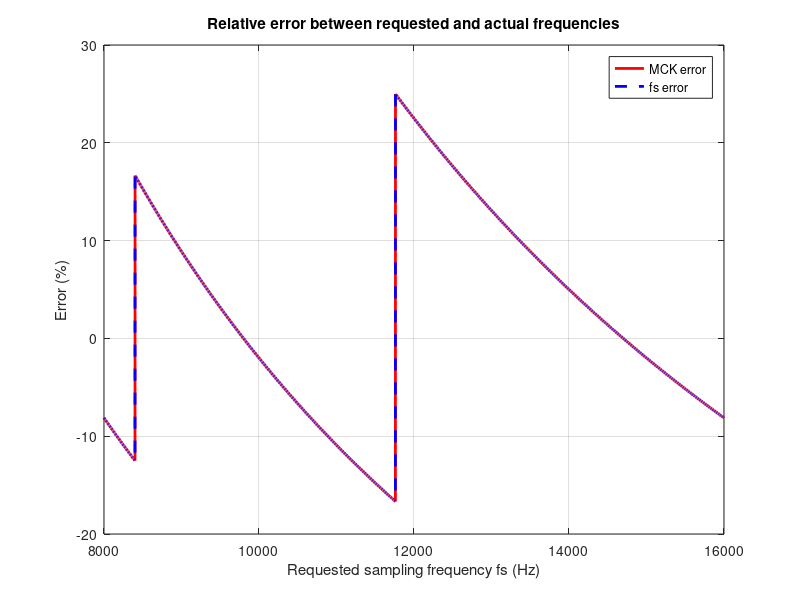

The MATLAB script that drew this image:
f_arr = zeros(1, 8001);
MCK_err_arr = zeros(1, 8001);
fs_err_arr = zeros(1, 8001);

i = 0;
for f = 8000:1:16000

  % User settings
  fs_req = f;
  source = 11289600;
  ratio = 384;
  MCK_req = ratio*fs_req;

  % Computations
  MCK_calc = 4096*floor((MCK_req*1048576)/(source+(MCK_req/2)));

  MCK_actual = source/floor((1048576*4096)/MCK_calc);
  MCK_err = 100*((MCK_actual-MCK_req)/MCK_req);

  fs_actual = MCK_actual/ratio;
  fs_err = 100*((fs_actual-fs_req)/fs_req);

  %Code settings
  source;
  ratio;
  MCK_calc;
  fs_req;

  % Errors
  MCK_err;
  fs_err;

  i = i + 1;
  f_arr(i) = f;
  MCK_err_arr(i) = MCK_err;
  fs_err_arr(i) = fs_err;

end

figure;
plot(f_arr, MCK_err_arr, 'r-', 'LineWidth', 2);
hold on;
plot(f_arr, fs_err_arr, 'b--', 'LineWidth', 2);
hold off;

xlabel('Requested sampling frequency fs (Hz)');
ylabel('Error (%)');
title('Relative error between requested and actual frequencies');
legend('MCK error', 'fs error', 'Location', 'northeast');
grid on;

idx = find(abs(fs_err_arr) < 1e-2);
f_arr(idx)

